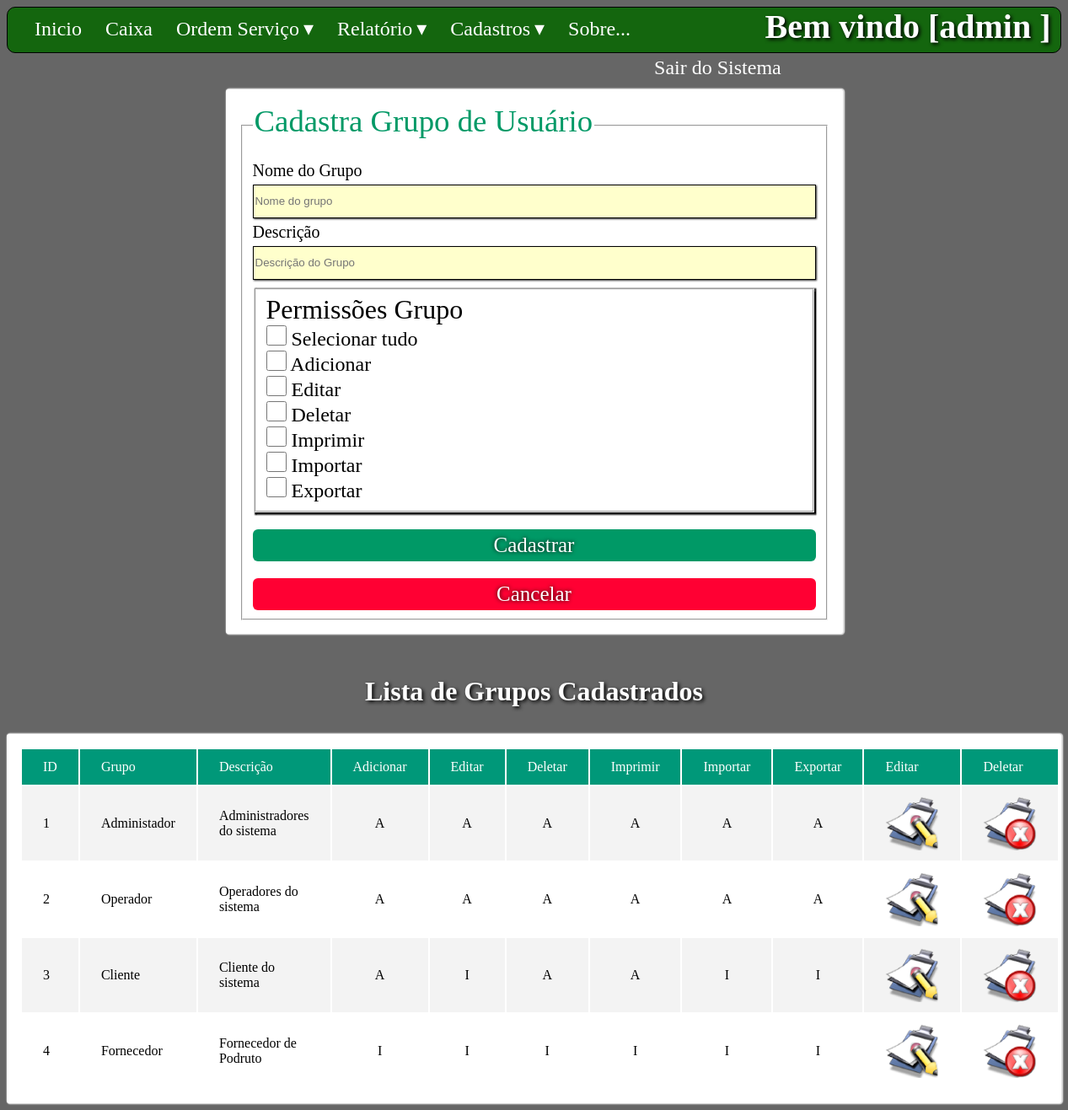
Screenshot of /App/_form/frmGrupoUsuario.php (signed in) with the database file from the repository.
### tables this page shows
CREATE TABLE `tbl_usuario_grupo` (
  `grupo_id` int NOT NULL,
  `grupo_nome` varchar(80) NOT NULL,
  `grupo_descricao` varchar(255) DEFAULT NULL,
  `Permitir_adicionar` char(1) DEFAULT NULL,
  `Permitir_edicao` char(1) DEFAULT NULL,
  `Permitir_deletar` char(1) DEFAULT NULL,
  `Permitir_imprimir` char(1) DEFAULT NULL,
  `Permitir_importar` char(1) DEFAULT NULL,
  `Permitir_exportar` char(1) DEFAULT NULL,
  PRIMARY KEY (`grupo_id`)
);

### App/_form/frmGrupoUsuario.php (the view, shortened to what this page needs)
<html>
    <head>
        <link rel="stylesheet" href="../_css/form.css">
        <link rel="stylesheet" href="../_css/Geral.css">
    </head>
    <body>
        <?php session_start(); include_once '../_includes/menu.php';?><br><br>
        <form class="form-horizontal" method="post" action="cadastra.php" name="formGpPet" id="formGpPet">
    <fieldset>
    <legend>Cadastra Grupo de Usuário</legend>
    <div class="form-group">
      <label class="col-md-4 control-label" for="txtNomeEmpresa">Nome do Grupo</label>
      <div class="col-md-5">
          <input id="txtNomeGp" required="required" name="txtNomeGp" type="text" placeholder="Nome do grupo" class="form-control input-md" required="">
      </div>
    </div>
    <div class="form-group">
      <label class="col-md-4 control-label" for="txtDescricao">Descrição</label>
      <div class="col-md-4">
          <input id="txtDescricao" name="txtDescricao" type="text" placeholder="Descrição do Grupo" class="form-control input-md" required="">
      </div>
    </div>
<div class="form-group">
    <fieldset id="fieldsetCheckbox">
        <label class="col-md-4 control-label" id="pgrupo" for="checkboxes">Permissões Grupo</label>
    <div class="col-md-4">
      <div class="checkbox">
          <label for="checkboxes-0">
              <input type="checkbox" name="checkboxes" id="checkboxes-0" value="0" onclick="checkAll();">
            Selecionar tudo
      </label>
      </div>
      <div class="checkbox">
          <label for="checkboxes-1">
            <input type="checkbox" name="checkboxes" id="checkboxes-1" value="1">
            Adicionar
          </label>
      </div>
      <div class="checkbox">
          <label for="checkboxes-2">
            <input type="checkbox" name="checkboxes" id="checkboxes-2" value="2">
            Editar
          </label>
          </div>
      <div class="checkbox">
          <label for="checkboxes-3">
            <input type="checkbox" name="checkboxes" id="checkboxes-3" value="3">
            Deletar
          </label>
      </div>
          <div class="checkbox">
          <label for="checkboxes-4">
            <input type="checkbox" name="checkboxes" id="checkboxes-4" value="4">
            Imprimir
          </label>
      </div>
          <div class="checkbox">
          <label for="checkboxes-5">
            <input type="checkbox" name="checkboxes" id="checkboxes-5" value="5">
            Importar
          </label>
      </div>
          <div class="checkbox">
          <label for="checkboxes-6">
            <input type="checkbox" name="checkboxes" id="checkboxes-6" value="6">
            Exportar
          </label>
      </div>
    </div>
  </fieldset>
</div>
    <div class="form-group">
      <div class="col-md-8">
          <button type="submit" id="submit" name="submit" class="btn btn-success">Cadastrar</button>
          <button type="button" id="Cancel" name="Cancel" class="btn btn-danger" onclick="window.location.href='http://localhost/VMPetShop/App/_form/administrativo.php'">Cancelar</button>
      </div>
    </div>
    </fieldset>
    </form>
        <br>
        <h3>Lista de Grupos Cadastrados</h3>
            <table class="table-horizontal">
                <tr id='thead'>
                    <td>ID</td>
                    <td>Grupo</td>
                    <td>Descrição</td>
                    <td>Adicionar</td>
                    <td>Editar</td>
                    <td>Deletar</td>
                    <td>Imprimir</td>
                    <td>Importar</td>
                    <td>Exportar</td>
                    <td>Editar</td>
                    <td>Deletar</td>
                </tr>
                <?php
                 include_once '../../Util/conn.php';
                    $sql = "SELECT * FROM db_petshop.tbl_usuario_grupo;";
                    $sqlQuery = mysqli_query($conn, $sql);
                    while ($rows = mysqli_fetch_array($sqlQuery)){
                        ?>
                        <tr>
                            <td><?php echo $rows['grupo_id'];?></td>
                            <td><?php echo $rows['grupo_nome'];?></td>
                            <td><?php echo $rows['grupo_descricao'];?></td>
                            <td align="center"><?php echo $rows['Permitir_adicionar'];?></td>
                            <td align="center"><?php echo $rows['Permitir_edicao'];?></td>
                            <td align="center"><?php echo $rows['Permitir_deletar'];?></td>
                            <td align="center"><?php echo $rows['Permitir_imprimir'];?></td>
                            <td align="center"><?php echo $rows['Permitir_importar'];?></td>
                            <td align="center"><?php echo $rows['Permitir_exportar'];?></td>
                            <td align="center"><a href="#"><img name="editar" class="ico" src="../_imagem/Edit.png" alt="editar"></a></td>
                            <td align="center"><a onclick="return confirm('Deseja realmente deleta?');" href="#"><img name="deletar" class="ico" src="../_imagem/remover.png" alt="deletar"></a></td>
                        </tr>
                        <?php
                    }
                ?>
            </table>
</body>
</html>

### App/_includes/menu.php (shortened to what this page needs)
<html>
    <head>
        <link rel="stylesheet" href="../_css/menu.css">
        <link rel="stylesheet" href="../_css/Geral.css">
    </head>
    <body>
        <?php echo "<strong id='userSession'>Bem vindo [".$_SESSION['usu_login']." ]</strong>";?>
        <nav id='menu'>
  <ul>
    <li><a href='http://localhost/VMPetShop/App/_form/administrativo.php'>Inicio</a></li>
    <li><a href='http://'>Caixa</a></li>
    <li><a class='dropdown-arrow' href='http://'>Ordem Serviço</a>
    </li>
    <li><a class='dropdown-arrow' href='http://'>Relatório</a>
    </li>
    <li><a class='dropdown-arrow' href='http://'>Cadastros</a>
    </li>
    <li><a href='http://'>Sobre...</a></li>
    <li><a href='http://localhost/VMPetShop/' <?php session_destroy(); ?>>Sair do Sistema</a></li>
  </ul>
</nav>
    </body>
</html>

### App/_css/form.css (style rules this page uses)
.form-horizontal { width: 700px; margin: auto; display: flex; flex-direction: column; background:#ffffff; box-shadow: 1px 0px 1.2px 1.2px #e3e3e3; border-radius:3px; padding:1em; }
legend { font-family:'open_sansregular'; font-size: 2.3em; color: #009966; margin-bottom: 10px; padding-bottom: 10px; }
#submit { width:100%; float:left; display: block; padding: 5px 30px; border: none; outline: none; background-color: #009966; color: #fff; text-shadow: 0 0 5px rgb(0, 0, 0); font-family: inherit; font-size: 25px; font-family:'open_sansregular'; border-radius: 6px; margin: 20px auto; cursor: pointer; transition: all 0.3s; }
#Cancel { background-color: #ff0033; width:100%; float:left; display: block; padding: 5px 30px; border: none; outline: none; color: #fff; text-shadow: 0 0 5px rgb(0, 0, 0); font-family: inherit; font-size: 25px; font-family:'open_sansregular'; border-radius: 6px; margin: auto; cursor: pointer; transition: all 0.3s; }
.form-control { box-shadow: 1px 1px 2px #333333; -moz-box-shadow: 1px 1px 2px #333333; -webkit-box-shadow: 1px 1px 2px #333333; background: #ffffcc; border: 1px solid #000000; width: 100%; height: 40px; margin: 5px 0px 5px 0px; }
.control-label { font-family: inherit; font-size: 20px; font-family:'open_sansregular'; }
.checkbox { font-size: 24px; font-family:'open_sansregular'; }
#pgrupo { clear: both; font-size: 32px; font-family:'open_sansregular'; }
#fieldsetCheckbox { box-shadow: 1px 1.5px 1.5px 1.5px #000000; margin-top: 5px; padding-bottom: 10px; }
input[type="checkbox"] { background-color: #fff; margin: 0; font: inherit; color: currentColor; width: 1em; height: 1em; border: 0.10em solid currentColor; border-radius: 0.15em; }

### App/_css/Geral.css (style rules this page uses)
body { background-color: #666666; transition-delay: 1s; }
#userSession { position: relative; display: block; float: right; font-family:'open_sansregular'; font-size: 2.5em; color: #FFF; margin-right:1%; text-shadow: 2px 2px 4px #000000; }
.table-horizontal { margin: auto; display: flex; flex-direction: column; background:#ffffff; box-shadow: 1px 0px 1.2px 1.2px #e3e3e3; border-radius:3px; padding:1em; }
#thead { background-color: #009879; color: #ffffff; text-align: left; }
.table-horizontal td, th { padding: 12px 25px; }
.table-horizontal tr { border-bottom: 1px solid #dddddd; }
.table-horizontal tbody tr:nth-of-type(even) { background-color: #f3f3f3; }
.table-horizontal tbody tr:last-of-type { border-bottom: 2px solid #009879; }
h3 { font-size: 2em; font-weight: bold; text-align: center; font-family:'open_sansregular'; color:#FFF; text-shadow: 2px 2px 4px #000000; }

### App/_css/menu.css (style rules this page uses)
#menu { background: #14660E; color: #FFF; height: 53px; padding-left: 18px; border-radius: 10px; border: 1px solid #000000; }
#menu ul, #menu li { margin: 0 auto; padding: 0; list-style: none }
#menu ul { width: 100%; }
#menu li { float: left; display: inline; position: relative; }
#menu a { display: block; line-height: 51px; padding: 0 14px; text-decoration: none; color: #FFFFFF; font-size: 24px; }
#menu a.dropdown-arrow:after { content: "\25BE"; margin-left: 5px; }

### rows the page displays
tbl_usuario_grupo: grupo_id "1", grupo_nome "Administador", grupo_descricao "Administradores do sistema", Permitir_adicionar "A", Permitir_edicao "A", Permitir_deletar "A", Permitir_imprimir "A", Permitir_importar "A", Permitir_exportar "A"
tbl_usuario_grupo: grupo_id "2", grupo_nome "Operador", grupo_descricao "Operadores do sistema", Permitir_adicionar "A", Permitir_edicao "A", Permitir_deletar "A", Permitir_imprimir "A", Permitir_importar "A", Permitir_exportar "A"
tbl_usuario_grupo: grupo_id "3", grupo_nome "Cliente", grupo_descricao "Cliente do sistema", Permitir_adicionar "A", Permitir_edicao "I", Permitir_deletar "A", Permitir_imprimir "A", Permitir_importar "I", Permitir_exportar "I"
tbl_usuario_grupo: grupo_id "4", grupo_nome "Fornecedor", grupo_descricao "Fornecedor de Podruto", Permitir_adicionar "I", Permitir_edicao "I", Permitir_deletar "I", Permitir_imprimir "I", Permitir_importar "I", Permitir_exportar "I"

### other values shown
$_SESSION['usu_login'] "admin"
